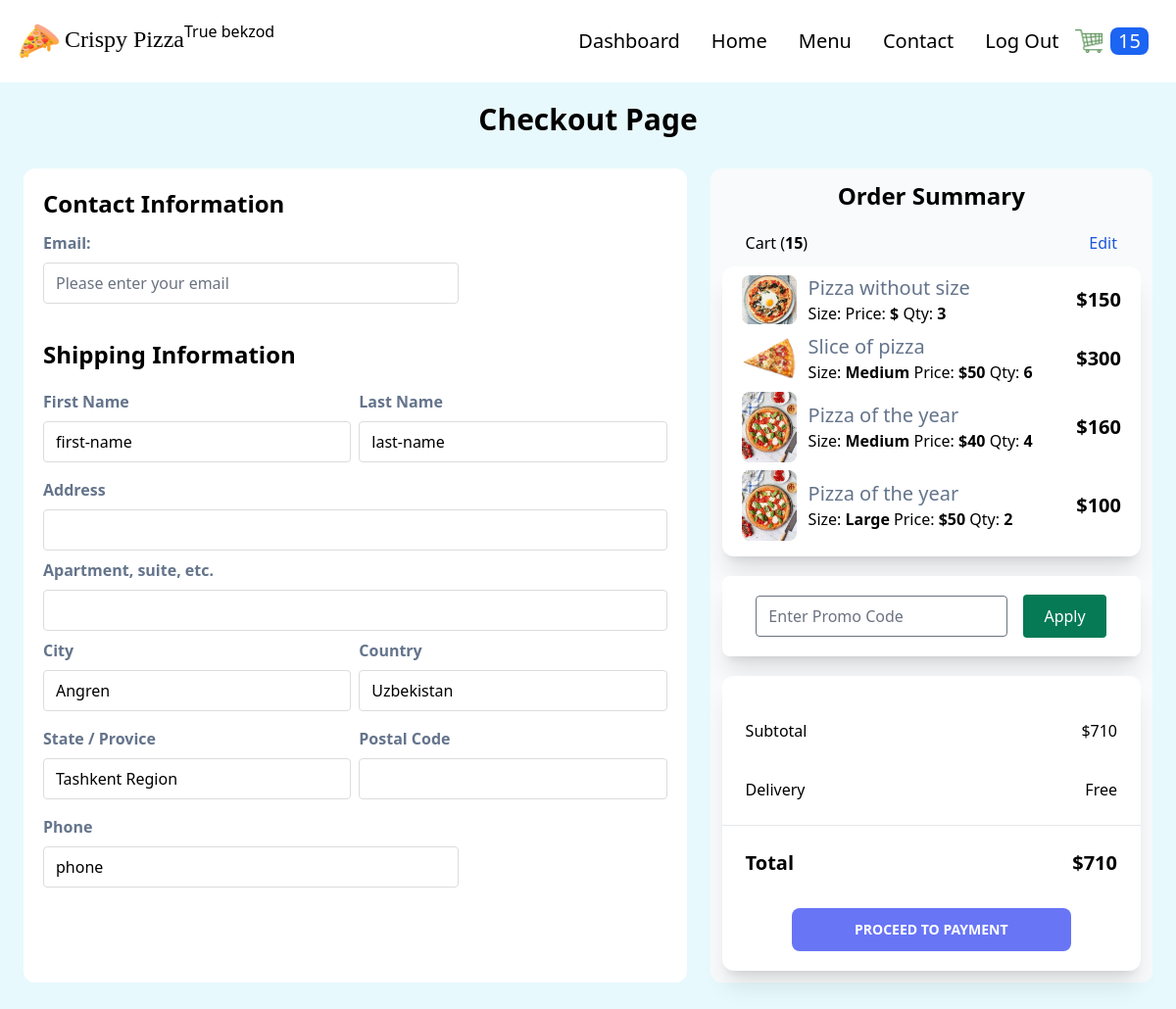
The app's page /checkout (signed in), older data.
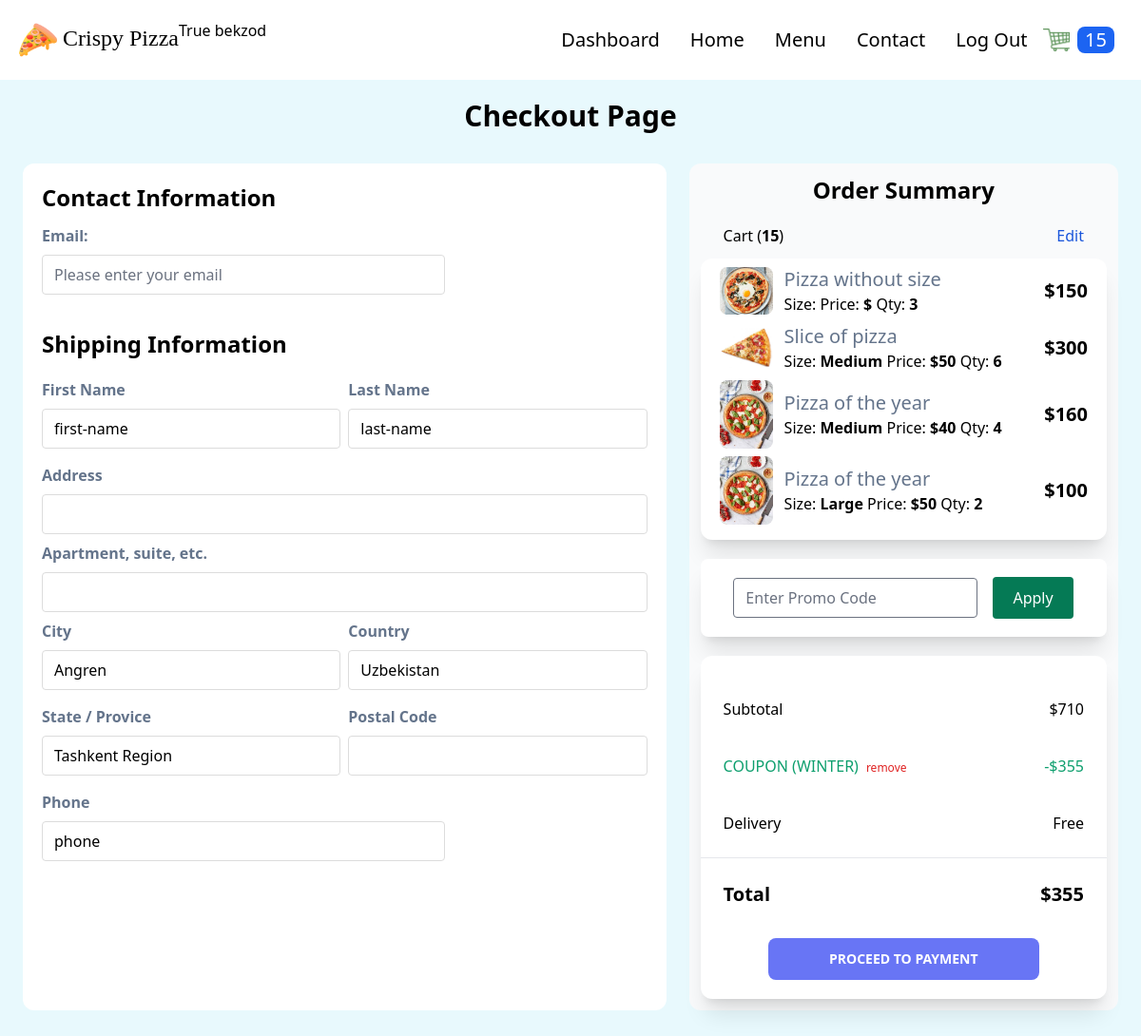
The same page, newer data.
### order/models.py (models this page shows, shortened)
class Order(models.Model):
    transaction_id = models.UUIDField(
        primary_key=True, default=uuid.uuid4, editable=True)
    customer = models.ForeignKey(
        Customer, on_delete=models.CASCADE)
    date_ordered = models.DateTimeField(auto_now_add=True)
    date_modified = models.DateTimeField(auto_now=True)
    complete = models.BooleanField(default=False)
    coupon = models.ForeignKey(
        'Coupon', on_delete=models.SET_NULL, blank=True, null=True)
    @property
    def get_cart_subtotal(self):
        order_items = self.orderitem_set.all()
        total = sum([item.get_total for item in order_items])
        return total
    get_cart_subtotal.fget.short_description = 'Subtotal'
    @property
    def get_cart_total(self):
        total = self.get_cart_subtotal
        if self.coupon:
            total = total - self.get_coupon_value
        return total
    get_cart_total.fget.short_description = 'Total'
    @property
    def get_cart_items(self):
        order_items = self.orderitem_set.all()
        total = sum([item.quantity for item in order_items])
        return total
    get_cart_items.fget.short_description = '# Items'
    @property
    def get_coupon_value(self):
        if self.coupon:
            if self.coupon.discount_type == "Percent":
                coupon_value = self.get_cart_subtotal*self.coupon.discount_amount//100
            else:
                coupon_value = self.coupon.discount_amount
        else:
            coupon_value = None
        return coupon_value
    get_coupon_value.fget.short_description = 'Coupon'

class OrderItem(models.Model):
    product = models.ForeignKey(
        Product, on_delete=models.SET_NULL, blank=True, null=True)
    order = models.ForeignKey(
        Order, on_delete=models.CASCADE, null=True, blank=True)
    variation = models.ForeignKey(
        ProductVariant, on_delete=models.SET_NULL, blank=True, null=True)
    quantity = models.IntegerField(default=0, null=True, blank=True)
    date_added = models.DateTimeField(auto_now_add=True)
    @property
    def get_total(self):
        if self.product.has_variants:
            total = self.variation.price * self.quantity
        else:
            total = self.product.price * self.quantity
        return total
    get_total.fget.short_description = 'Total'

class Coupon(models.Model):
    DISCOUNT_CHOICES = (
        ("Absolute", "Absolute"),
        ("Percent", "Percent")
    )
    code = models.CharField(max_length=50, unique=True)
    active = models.BooleanField(default=False)
    discount_type = models.CharField(
        max_length=10, choices=DISCOUNT_CHOICES, default="Percent")
    discount_amount = models.PositiveIntegerField(null=True, blank=True)
    valid_from = models.DateTimeField()
    valid_to = models.DateTimeField()
    stripe_api_id = models.CharField(max_length=200, null=True, blank=True)
    stripe_coupon_id = models.CharField(
        max_length=50, null=True, blank=True, default=None)

### store/models.py (models this page shows, shortened)
class Product(models.Model):
    PRODUCT_TYPES = (
        ("Pizza", "pizza"),
        ("Nonpizza", "nonpizza")
    )
    id = models.UUIDField(primary_key=True, default=uuid.uuid4, editable=False)
    name = models.CharField(max_length=100)
    price = models.PositiveIntegerField(blank=True, null=True)
    desc = models.TextField(max_length=500)
    image = models.ImageField(blank=True, upload_to='images')
    created_at = models.DateField(auto_now_add=True)
    updated_at = models.DateField(auto_now=True)
    product_type = models.CharField(max_length=10, choices=PRODUCT_TYPES)
    def image_tag(self):
        return mark_safe(f'<img src="{self.image.url}" width="100" height="100" />')
    image_tag.short_description = 'Image'
    @property
    def has_variants(self):
        if self.productvariant_set.count() > 0:
            return True
        else:
            return False

class ProductVariant(models.Model):
    title = models.CharField(max_length=100, blank=True, null=True)
    product = models.ForeignKey(Product, on_delete=models.CASCADE)
    size = models.ForeignKey(Size, on_delete=models.CASCADE)
    price = models.PositiveIntegerField()

### order/views.py (the view)
# urls.py: path('checkout', views.checkout, name="checkout"),
def checkout(request):
    stripe_publishable_key = settings.STRIPE_PUBLISHABLE_KEY
    if request.user.is_authenticated:
        customer = request.user.customer
    else:
        customer, created = Customer.objects.get_or_create(
            device=request.COOKIES['device'])
    order_qs = Order.objects.filter(
        customer=customer, complete=False)
    if order_qs.exists():
        order = order_qs[0]
        order_items = OrderItem.objects.filter(order=order)
        coupon_form = CouponApplyForm()
        context = {"order": order, "order_items": order_items,
                   "coupon_form": coupon_form,
                   "stripe_publishable_key": stripe_publishable_key}
    return render(request, 'order/checkout.html', context=context)

### order/forms.py
class CouponApplyForm(forms.Form):
    code = forms.CharField(widget=forms.TextInput(attrs={
        'class': 'w-3/5 m-2 rounded focus:ring-0 focus:border-[#c0c0c0] bg-green-100',
        'placeholder': 'Enter Promo Code'
    }))

### store/context_processors.py (called while the page is built, shortened)
def get_cart_quantity(request):
    if request.user.is_authenticated:
        customer = request.user.customer
    try:
        customer_order = Order.objects.filter(
            customer=customer, complete=False)[0]
        number_of_items = customer_order.get_cart_items
    except:
        number_of_items = 0
    finally:
        return {
            'cart_quantity': number_of_items
        }

### order/templates/order/checkout.html (shortened to what the changed rows need)
{% extends 'store/base.html' %} {% block content %} {% load static%}
<form
id="address-form"
method="POST"
enctype="multipart/form-data"
>
<div class="my-5">
  <h1 class="flex items-center justify-center font-bold text-md lg:text-3xl">
    Checkout Page
  </h1>
</div>
<div class="flex justify-between mx-3 mb-5 bg-transparent rounded-xl">
  <div class="p-3 m-3 bg-white w-3/5 rounded-xl">
    <div class="p-2">
      <h2 class="font-bold mb-3 text-2xl">Contact Information</h2>
    </div>
      <div class="p-2">
        <h2 class="font-bold mb-5 text-2xl">Shipping Information</h2>
      </div>
  </div>
</form>
  <div class="flex flex-col p-3 m-3 bg-gray-50 w-2/5 rounded-xl">
    <div>
      <h2 class="font-bold mb-5 text-2xl text-center">Order Summary</h2>
      <div class="flex justify-between mx-6 my-3">
        <p>Cart (<strong>{{order.get_cart_items}}</strong>)</p>
      </div>
    </div>
    <div class="mt-5 py-5 shadow-xl rounded-xl bg-white">
      <div class="flex justify-between m-3 p-3">
        <p>Subtotal</p>
        <p>${{order.get_cart_subtotal}}</p>
      </div>
      {% if order.coupon %}
      <div class="flex m-3 p-3 text-green-500">
        <p>COUPON ({{order.coupon.code|upper}})</p>
        <form action="{% url 'order:remove-coupon' %}" method="post">
          <button class="ml-2 text-red-600 text-xs" type="submit">
            remove
          </button>
        </form>
        <p class="ml-auto">-${{order.get_coupon_value}}</p>
      </div>
      {% endif %}
      <div class="flex justify-between m-3 p-3 font-bold text-xl">
        <p>Total</p>
        <p>${{order.get_cart_total}}</p>
      </div>
    </div>
  </div>
{% endblock %}

Row changes from the older to the newer data that the page shows:
changed Order: coupon_id empty → 4 (drawn); coupon.code (not shown) → "WINTER"; get_coupon_value (not shown) → "355"; get_cart_total "710" → "355"
Text that changed along with them:
text now shown: "COUPON ( ) remove -$"
